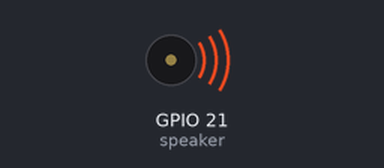
Recording of a program running on a simulated ESP32 board running MicroPython. Shown: buzzer (waves = sounding). Random numbers come from a fixed seed; what the program prints to the serial console is not drawn.

Above: at 0.1 s.
Timing chart, 0 to 40.0 s (numbered marks = the images above):
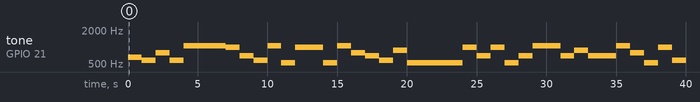

Measured:
- by itself, tone on GPIO 21 (speaker): plays 659 Hz for 1.0 s, 587 Hz for 1.0 s, 783 Hz for 1.0 s, 587 Hz for 1.0 s, 1046 Hz for 3.0 s, 987 Hz for 1.0 s … (32 notes in this stretch)

The program:

pwm-ex1.py
```python
#　0P01023 -  ピョー　ウェイ　ソー

from machine import PWM, Pin
from random import choice
import time

SPEAKER_PIN = 21
DUTY    = int(50 / 100 * 65535)
SCALE   = [523, 587, 659, 698, 783, 880, 987, 1046]

speaker = PWM(Pin(SPEAKER_PIN))

try :
    while True:
        f = choice(SCALE)
        print(f)
        duty_u16 = DUTY
        speaker.freq(f)
        time.sleep(1)

except KeyboardInterrupt:
        speaker.duty_u16(0)
```
